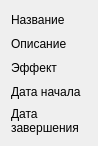
                 <widget class="QWidget" name="scrollAreaWidgetContents_9">
                  <property name="geometry">
                   <rect>
                    <x>0</x>
                    <y>0</y>
                    <width>98</width>
                    <height>146</height>
                   </rect>
                  </property>
                  <layout class="QGridLayout" name="gridLayout_25">
                   <item row="4" column="0">
                    <widget class="QLabel" name="label_42">
                     <property name="font">
                      <font>
                       <family>Arial</family>
                      </font>
                     </property>
                     <property name="text">
                      <string>Дата завершения</string>
                     </property>
                     <property name="wordWrap">
                      <bool>true</bool>
                     </property>
                    </widget>
                   </item>
                   <item row="2" column="0">
                    <widget class="QLabel" name="label_43">
                     <property name="font">
                      <font>
                       <family>Arial</family>
                      </font>
                     </property>
                     <property name="text">
                      <string>Эффект</string>
                     </property>
                     <property name="wordWrap">
                      <bool>true</bool>
                     </property>
                    </widget>
                   </item>
                   <item row="1" column="0">
                    <widget class="QLabel" name="label_44">
                     <property name="font">
                      <font>
                       <family>Arial</family>
                      </font>
                     </property>
                     <property name="text">
                      <string>Описание</string>
                     </property>
                     <property name="wordWrap">
                      <bool>true</bool>
                     </property>
                    </widget>
                   </item>
                   <item row="0" column="0">
                    <widget class="QLabel" name="label_45">
                     <property name="font">
                      <font>
                       <family>Arial</family>
                      </font>
                     </property>
                     <property name="text">
                      <string>Название</string>
                     </property>
                     <property name="wordWrap">
                      <bool>true</bool>
                     </property>
                    </widget>
                   </item>
                   <item row="3" column="0">
                    <widget class="QLabel" name="label_46">
                     <property name="font">
                      <font>
                       <family>Arial</family>
                      </font>
                     </property>
                     <property name="text">
                      <string>Дата начала</string>
                     </property>
                     <property name="wordWrap">
                      <bool>true</bool>
                     </property>
                    </widget>
                   </item>
                  </layout>
                 </widget>
